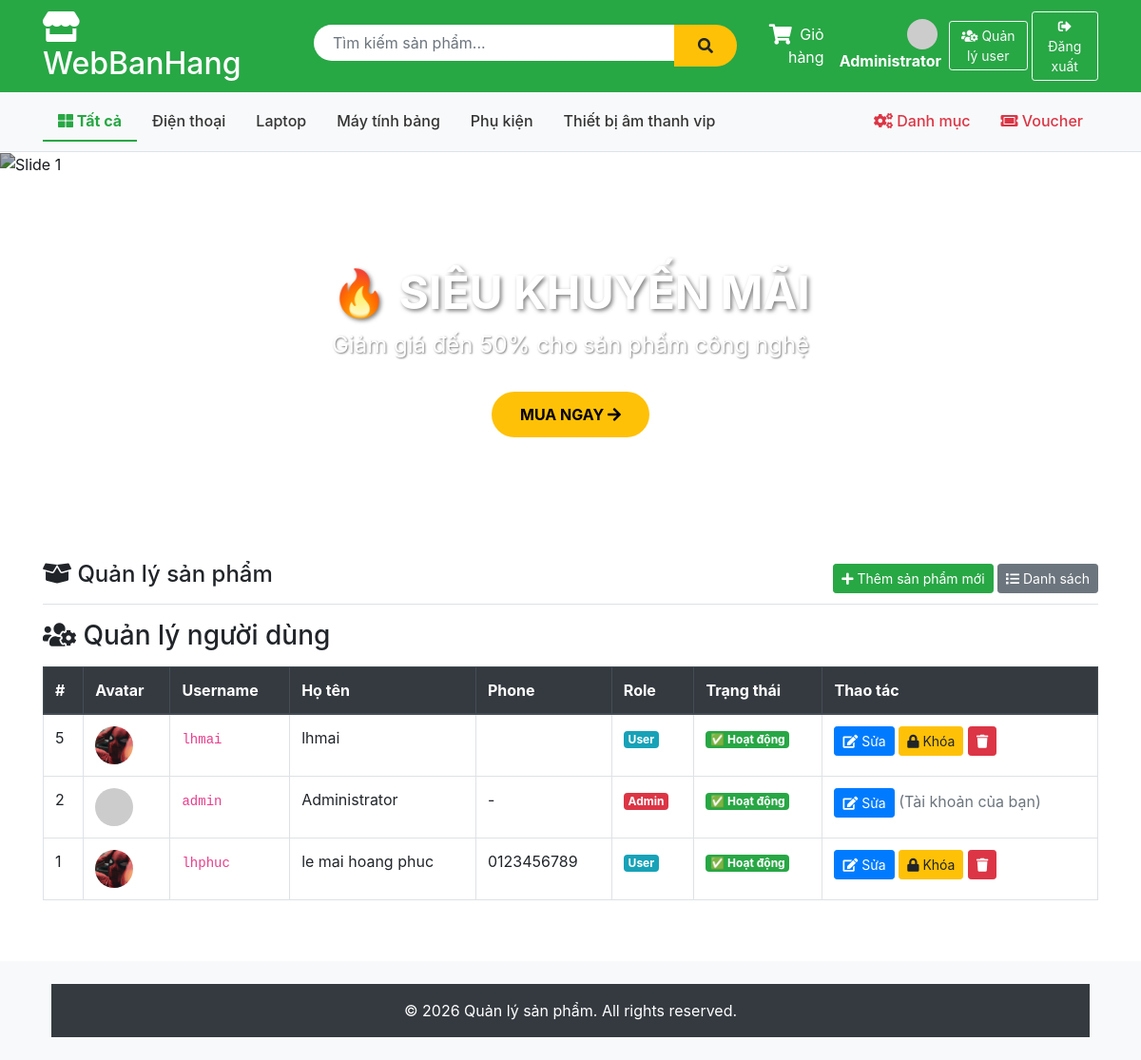
The app's page /Account/manageUsers (signed in) with its own data.
### tables this page shows
CREATE TABLE `category` (
  `id` int NOT NULL AUTO_INCREMENT,
  `name` varchar(100) NOT NULL,
  `description` text,
  PRIMARY KEY (`id`)
);

CREATE TABLE `account` (
  `id` int NOT NULL AUTO_INCREMENT,
  `username` varchar(255) NOT NULL,
  `fullname` varchar(255) NOT NULL,
  `email` varchar(255) DEFAULT NULL,
  `password` varchar(255) NOT NULL,
  `role` enum('admin','user') DEFAULT 'user',
  `avatar` varchar(255) DEFAULT NULL,
  `phone` varchar(20) DEFAULT NULL,
  `address` text,
  `is_locked` tinyint DEFAULT '0',
  `remember_token` varchar(255) DEFAULT NULL,
  `token_expire` datetime DEFAULT NULL,
  `reset_token` varchar(255) DEFAULT NULL,
  `reset_expire` datetime DEFAULT NULL,
  `security_question` varchar(255) DEFAULT NULL,
  `security_answer` varchar(255) DEFAULT NULL,
  PRIMARY KEY (`id`),
  UNIQUE KEY `username` (`username`),
  UNIQUE KEY `email` (`email`)
);

### app/controllers/AccountController.php (called while the page is built, shortened)
<?php
require_once('app/config/database.php');
require_once('app/models/AccountModel.php');
require_once('app/helpers/SessionHelper.php');
class AccountController {
    private $accountModel;
    public function __construct() {
        $this->db           = (new Database())->getConnection();
        $this->accountModel = new AccountModel($this->db);
    }
    public function manageUsers() {
        $accounts = $this->accountModel->getAllAccounts();
        include 'app/views/account/manage_users.php';
    }
}
?>

### index.php (called while the page is built, shortened)
<?php
require_once 'app/helpers/SessionHelper.php';
require_once 'app/config/database.php';
$url = $_GET['url'] ?? '';
$url = rtrim($url, '/');
$url = filter_var($url, FILTER_SANITIZE_URL);
$url = explode('/', $url);
$action = isset($url[1]) && $url[1] != '' ? $url[1] : 'index';
$controller = new $controllerName();
call_user_func_array([$controller, $action], array_slice($url, 2));
?>

### app/helpers/SessionHelper.php (called while the page is built, shortened)
<?php
class SessionHelper {
    public static function isLoggedIn() {
        return isset($_SESSION['username']);
    }
    public static function isAdmin() {
        return isset($_SESSION['username']) &&
               isset($_SESSION['role']) &&
               $_SESSION['role'] === 'admin';
    }
}
?>

### app/config/database.php (called while the page is built, shortened)
<?php
class Database {
    private $host = "localhost";
    private $db_name = "my_store";
    private $username = "root";
    private $password = "";
    public function getConnection() {
        $this->conn = null;
        try {
            $this->conn = new PDO(
                "mysql:host=" . $this->host . ";dbname=" . $this->db_name,
                $this->username,
                $this->password
            );
            $this->conn->exec("set names utf8");
        } catch(PDOException $exception) {
            echo "Connection error: " . $exception->getMessage();
        }
        return $this->conn;
    }
}
?>

### app/models/AccountModel.php (called while the page is built, shortened)
<?php
class AccountModel {
    private $conn;
    private $table_name = "account";
    public function __construct($db) {
        $this->conn = $db;
    }
    public function getAllAccounts() {
        $query = "SELECT * FROM " . $this->table_name . " ORDER BY id DESC";
        $stmt  = $this->conn->prepare($query);
        $stmt->execute();
        return $stmt->fetchAll(PDO::FETCH_OBJ);
    }
}
?>

### app/views/account/manage_users.php (the view)
<?php include 'app/views/shares/header.php'; ?>
<h3><i class="fas fa-users-cog"></i> Quản lý người dùng</h3>
<div class="table-responsive mt-3">
    <table class="table table-bordered table-hover">
        <thead class="thead-dark">
            <tr>
                <th>#</th>
                <th>Avatar</th>
                <th>Username</th>
                <th>Họ tên</th>
                <th>Phone</th>
                <th>Role</th>
                <th>Trạng thái</th>
                <th>Thao tác</th>
            </tr>
        </thead>
        <tbody>
        <?php foreach($accounts as $acc): ?>
            <tr class="<?= $acc->is_locked ? 'table-danger' : '' ?>">
                <td><?= $acc->id ?></td>
                <td>
                    <?php $src = !empty($acc->avatar) ? '/public/'.$acc->avatar : 'https://ui-avatars.com/api/?name='.urlencode($acc->fullname).'&size=40&background=28a745&color=fff'; ?>
                    <img src="<?= $src ?>" class="rounded-circle" style="width:40px;height:40px;object-fit:cover;">
                </td>
                <td><code><?= htmlspecialchars($acc->username) ?></code></td>
                <td><?= htmlspecialchars($acc->fullname) ?></td>
                <td><?= htmlspecialchars($acc->phone ?? '-') ?></td>
                <td>
                    <span class="badge <?= $acc->role == 'admin' ? 'badge-danger' : 'badge-info' ?>">
                        <?= ucfirst($acc->role) ?>
                    </span>
                </td>
                <td>
                    <?php if($acc->is_locked): ?>
                        <span class="badge badge-danger">🔒 Đã khóa</span>
                    <?php else: ?>
                        <span class="badge badge-success">✅ Hoạt động</span>
                    <?php endif; ?>
                </td>
                <td>
                    <?php if($acc->id != $_SESSION['user_id']): ?>
                        <a href="/Account/editUser/<?= $acc->id ?>"
                        class="btn btn-sm btn-primary">
                            <i class="fas fa-edit"></i> Sửa
                        </a>
                        <a href="/Account/toggleLock/<?= $acc->id ?>"
                        class="btn btn-sm <?= $acc->is_locked ? 'btn-success' : 'btn-warning' ?>"
                        onclick="return confirm('<?= $acc->is_locked ? 'Mở khóa' : 'Khóa' ?> tài khoản này?')">
                            <i class="fas fa-<?= $acc->is_locked ? 'lock-open' : 'lock' ?>"></i>
                            <?= $acc->is_locked ? 'Mở khóa' : 'Khóa' ?>
                        </a>
                        <a href="/Account/deleteUser/<?= $acc->id ?>"
                        class="btn btn-sm btn-danger"
                        onclick="return confirm('Xóa tài khoản này?')">
                            <i class="fas fa-trash"></i>
                        </a>
                    <?php else: ?>
                        <a href="/Account/editUser/<?= $acc->id ?>"
                        class="btn btn-sm btn-primary">
                            <i class="fas fa-edit"></i> Sửa
                        </a>
                        <span class="text-muted ms-1">(Tài khoản của bạn)</span>
                    <?php endif; ?>
                </td>
            </tr>
        <?php endforeach; ?>
        </tbody>
    </table>
</div>
<?php include 'app/views/shares/footer.php'; ?>

### app/views/shares/header.php (shortened to what this page needs)
<?php
require_once 'app/helpers/SessionHelper.php';
?>
<!DOCTYPE html>
<html lang="vi">
<head>
    <link href="https://stackpath.bootstrapcdn.com/bootstrap/4.5.2/css/bootstrap.min.css" rel="stylesheet">
    <link rel="stylesheet" href="https://cdnjs.cloudflare.com/ajax/libs/font-awesome/5.15.4/css/all.min.css">
</head>
<body>
    <div class="header-top">
        <div class="container">
            <div class="row align-items-center">
                <div class="col-md-3">
                    <h2 class="text-white mb-0">
                        <a href="/Product" style="color: white; text-decoration: none;">
                            <i class="fas fa-store"></i> WebBanHang
                        </a>
                    </h2>
                </div>
                <div class="col-md-5">
                    <form action="/Product/search" method="GET" class="search-box d-flex">
                        <input type="text" name="keyword" class="form-control"
                               placeholder="Tìm kiếm sản phẩm..."
                               value="<?php echo htmlspecialchars($_GET['keyword'] ?? ''); ?>">
                        <button type="submit" class="btn btn-warning">
                            <i class="fas fa-search"></i>
                        </button>
                    </form>
                </div>
                <div class="col-md-4 text-white text-right d-flex align-items-center justify-content-end">
                    <a href="/Product/cart" class="text-white mr-3 position-relative" style="text-decoration: none;">
                        <span class="cart-icon-wrapper">
                            <i class="fas fa-shopping-cart fa-lg"></i>
                        </span>
                        <span class="ml-1 d-none d-md-inline">Giỏ hàng</span>
                    </a>
                    <?php if (SessionHelper::isLoggedIn()): ?>
                        <a href="/Account/profile" class="text-white mr-2" style="text-decoration:none;">
                            <?php
                            $avatarSrc = !empty($_SESSION['avatar'])
                                ? '/public/' . $_SESSION['avatar']
                                : 'https://ui-avatars.com/api/?name=' . urlencode($_SESSION['fullname'] ?? 'U') . '&size=32&background=fff&color=28a745';
                            ?>
                            <img src="<?= $avatarSrc ?>" class="rounded-circle mr-1" style="width:32px;height:32px;object-fit:cover;">
                            <strong><?= htmlspecialchars($_SESSION['fullname'] ?? $_SESSION['username']) ?></strong>
                        </a>
                        <?php if (SessionHelper::isAdmin()): ?>
                            <a href="/Account/manageUsers" class="btn btn-outline-light btn-sm mr-1">
                                <i class="fas fa-users-cog"></i> Quản lý user
                            </a>
                        <?php endif; ?>
                        <a href="/Account/logout" class="btn btn-outline-light btn-sm">
                            <i class="fas fa-sign-out-alt"></i> Đăng xuất
                        </a>
                    <?php endif; ?>
                </div>
            </div>
        </div>
    </div>
    <div class="category-nav">
        <div class="container">
            <ul class="nav">
                <li class="nav-item">
                    <a class="nav-link <?php echo (!isset($_GET['category'])) ? 'active' : ''; ?>"
                       href="/Product">
                        <i class="fas fa-th-large"></i> Tất cả
                    </a>
                </li>
                <?php
                $db = (new Database())->getConnection();
                $stmt = $db->query("SELECT * FROM category ORDER BY name ASC");
                $cats = $stmt->fetchAll(PDO::FETCH_OBJ);
                foreach ($cats as $cat):
                    $isActive = (isset($_GET['category']) && $_GET['category'] == $cat->id) ? 'active' : '';
                ?>
                <li class="nav-item">
                    <a class="nav-link <?php echo $isActive; ?>"
                       href="/Product?category=<?php echo $cat->id; ?>">
                        <?php echo htmlspecialchars($cat->name); ?>
                    </a>
                </li>
                <?php endforeach; ?>
                <?php if (SessionHelper::isAdmin()): ?>
                <li class="nav-item ml-auto">
                    <a class="nav-link admin-link" href="/Category/list">
                        <i class="fas fa-cogs"></i> Danh mục
                    </a>
                </li>
                <li class="nav-item">
                    <a class="nav-link admin-link" href="/Voucher">
                        <i class="fas fa-ticket-alt"></i> Voucher
                    </a>
                </li>
                <?php endif; ?>
            </ul>
        </div>
    </div>
    <div class="banner-slider">
        <div id="mainSlider" class="carousel slide" data-ride="carousel" data-interval="4000">
            <ol class="carousel-indicators">
                <li data-target="#mainSlider" data-slide-to="0" class="active"></li>
                <li data-target="#mainSlider" data-slide-to="1"></li>
                <li data-target="#mainSlider" data-slide-to="2"></li>
            </ol>
            <div class="carousel-inner">
                <div class="carousel-item active">
                    <img src="https://images.unsplash.com/photo-1607082348824-0a96f2a4b9da?w=1200" alt="Slide 1">
                    <div class="carousel-caption">
                        <h3>🔥 SIÊU KHUYẾN MÃI</h3>
                        <p>Giảm giá đến 50% cho sản phẩm công nghệ</p>
                        <a href="/Product" class="btn-shop-now">MUA NGAY <i class="fas fa-arrow-right"></i></a>
                    </div>
                </div>
            </div>
            <a class="carousel-control-prev" href="#mainSlider" role="button" data-slide="prev">
                <span class="carousel-control-prev-icon"></span>
            </a>
            <a class="carousel-control-next" href="#mainSlider" role="button" data-slide="next">
                <span class="carousel-control-next-icon"></span>
            </a>
        </div>
    </div>
    <div class="container mt-4">
        <div class="d-flex justify-content-between align-items-center mb-3 border-bottom pb-2">
            <h4><i class="fas fa-box-open"></i> Quản lý sản phẩm</h4>
            <?php if (SessionHelper::isAdmin()): ?>
            <div>
                <a href="/Product/add" class="btn btn-success btn-sm">
                    <i class="fas fa-plus"></i> Thêm sản phẩm mới
                </a>
                <a href="/Product" class="btn btn-secondary btn-sm">
                    <i class="fas fa-list"></i> Danh sách
                </a>
            </div>
            <?php endif; ?>
        </div>

### app/views/shares/header.php (style rules this page uses)
.header-top { background: #28a745; padding: 10px 0; }
.search-box { max-width: 600px; margin: 0 auto; }
.search-box input { border-radius: 25px 0 0 25px; border: none; padding: 10px 20px; }
.search-box button { border-radius: 0 25px 25px 0; background: #ffc107; border: none; padding: 10px 25px; }
.category-nav { background: #f8f9fa; padding: 10px 0; border-bottom: 1px solid #dee2e6; }
.category-nav .nav-link { color: #333; font-weight: 500; }
.category-nav .nav-link.active { color: #28a745; font-weight: bold; border-bottom: 2px solid #28a745; }
.admin-link { color: #dc3545 !important; font-weight: bold; }
.cart-icon-wrapper { position: relative; display: inline-block; }
.banner-slider { position: relative; margin-bottom: 30px; }
.banner-slider .carousel-item { height: 400px; }
.banner-slider .carousel-item img { height: 100%; object-fit: cover; filter: brightness(0.7); }
.banner-slider .carousel-caption { bottom: 20%; }
.banner-slider .carousel-caption h3 { font-size: 3rem; font-weight: bold; text-shadow: 2px 2px 4px rgba(0,0,0,0.5); }
.banner-slider .carousel-caption p { font-size: 1.5rem; text-shadow: 1px 1px 2px rgba(0,0,0,0.5); }
.btn-shop-now { background: #ffc107; color: #000; padding: 12px 30px; border-radius: 25px; font-weight: bold; text-decoration: none; display: inline-block; margin-top: 15px; transition: all 0.3s; }

### records on screen
category: name "Điện thoại"
category: name "Laptop"
category: name "Máy tính bảng"
category: name "Phụ kiện"
category: name "Thiết bị âm thanh vip"
account: id "5", avatar (picture), username "lhmai", fullname "lhmai", role "User", is_locked "✅ Hoạt động"
account: id "2", username "admin", fullname "Administrator", phone "-", role "Admin", is_locked "✅ Hoạt động"
account: id "1", avatar (picture), username "lhphuc", fullname "le mai hoang phuc", phone "0123456789", role "User", is_locked "✅ Hoạt động"

### other values on screen
$_SESSION['fullname'] "Administrator"
